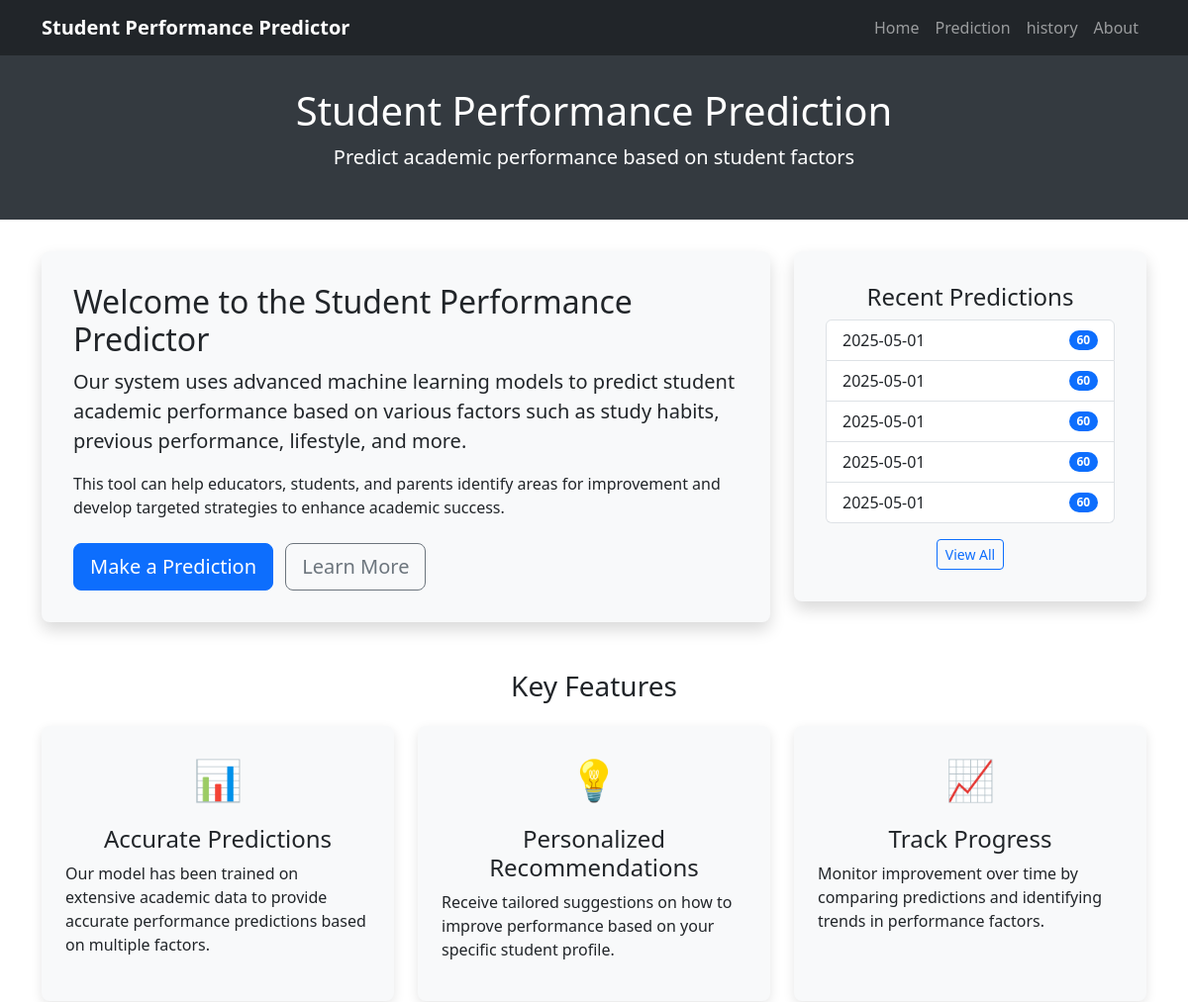
Page /home (upper part) on the earlier database version.
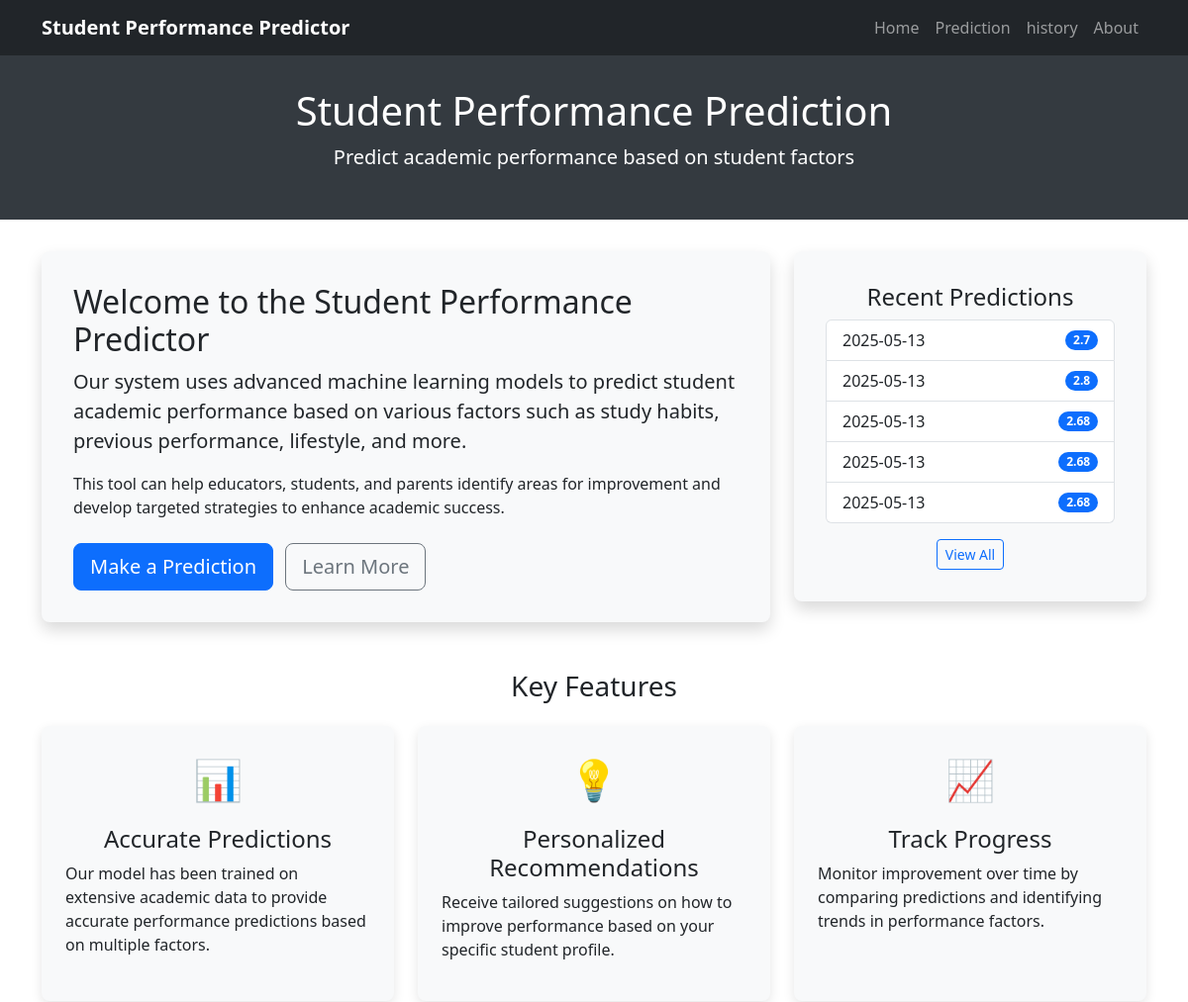
Same page on the later database version.
### market/models.py (models this page shows)
class Prediction(db.Model):
    id = db.Column(db.Integer, primary_key=True)
    Study_Hours_Per_Day = db.Column(db.Float, nullable=False)
    Extracurricular_Hours_Per_Day = db.Column(db.Float, nullable=False)
    Sleep_Hours_Per_Day = db.Column(db.Float, nullable=False)
    Social_Hours_Per_Day = db.Column(db.Float, nullable=False)
    Physical_Activity_Hours_Per_Day = db.Column(db.Float, nullable=False)
    GPA = db.Column(db.Float, nullable=False)
    Stress_Level = db.Column(db.String(10), nullable=False)
    Predicted_Score = db.Column(db.Float, nullable=False)
    Performance_Level = db.Column(db.String(20), nullable=False)
    Recommendation = db.Column(db.Text, nullable=False)
    date = db.Column(db.DateTime, default=datetime.utcnow)

### market/routes.py (the view)
@main_bp.route('/')
@main_bp.route('/home')
def home():
    recent_predictions = Prediction.query.order_by(Prediction.date.desc()).limit(5).all()
    return render_template('home.html', recent_predictions=recent_predictions)

### market/templates/home.html (shortened to what this page needs)
{% extends "layout.html" %}
{% block header_title %}Student Performance Prediction{% endblock %}
{% block header_subtitle %}Predict academic performance based on student factors{% endblock %}
{% block content %}
<div class="row mb-5">
    <div class="col-md-8">
        <div class="content-container">
            <h2>Welcome to the Student Performance Predictor</h2>
            <p class="lead">Our system uses advanced machine learning models to predict student academic performance based on various factors such as study habits, previous performance, lifestyle, and more.</p>
            <p>This tool can help educators, students, and parents identify areas for improvement and develop targeted strategies to enhance academic success.</p>
            <div class="mt-4">
                <a href="{{ url_for('main.predict_form') }}" class="btn btn-primary btn-lg">Make a Prediction</a>
                <a href="{{ url_for('main.about') }}" class="btn btn-outline-secondary btn-lg ms-2">Learn More</a>
            </div>
        </div>
    </div>
    <div class="col-md-4">
        <div class="content-container text-center">
            <h4>Recent Predictions</h4>
            {% if recent_predictions %}
                <ul class="list-group">
                    {% for prediction in recent_predictions %}
                        <li class="list-group-item d-flex justify-content-between align-items-center">
                            {{ prediction.date.strftime('%Y-%m-%d') }}
                            <span class="badge bg-primary rounded-pill">{{ prediction.Predicted_Score }}</span>
                        </li>
                    {% endfor %}
                </ul>
                <div class="mt-3">
                    <a href="{{ url_for('main.history') }}" class="btn btn-sm btn-outline-primary">View All</a>
                </div>
            {% else %}
                <p class="text-muted">No predictions made yet</p>
                <a href="{{ url_for('main.predict_form') }}" class="btn btn-sm btn-outline-primary">Make Your First Prediction</a>
            {% endif %}
        </div>
    </div>
</div>
<h3 class="text-center mb-4">Key Features</h3>
<div class="row mb-5">
    <div class="col-md-4 mb-4">
        <div class="feature-card bg-light">
            <div class="text-center text-primary feature-icon">📊</div>
            <h4 class="text-center">Accurate Predictions</h4>
            <p>Our model has been trained on extensive academic data to provide accurate performance predictions based on multiple factors.</p>
        </div>
    </div>
    <div class="col-md-4 mb-4">
        <div class="feature-card bg-light">
            <div class="text-center text-success feature-icon">💡</div>
            <h4 class="text-center">Personalized Recommendations</h4>
            <p>Receive tailored suggestions on how to improve performance based on your specific student profile.</p>
        </div>
    </div>
    <div class="col-md-4 mb-4">
        <div class="feature-card bg-light">
            <div class="text-center text-warning feature-icon">📈</div>
            <h4 class="text-center">Track Progress</h4>
            <p>Monitor improvement over time by comparing predictions and identifying trends in performance factors.</p>
        </div>
    </div>
</div>
{% endblock %}

Differences in the rows shown:
no longer on this page (row unchanged): Prediction: date "2025-05-01", Predicted_Score "60"
no longer on this page (row unchanged): Prediction: date "2025-05-01", Predicted_Score "60"
no longer on this page (row unchanged): Prediction: date "2025-05-01", Predicted_Score "60"
no longer on this page (row unchanged): Prediction: date "2025-05-01", Predicted_Score "60"
no longer on this page (row unchanged): Prediction: date "2025-05-01", Predicted_Score "60"
added Prediction: date "2025-05-13", Predicted_Score "2.7"
added Prediction: date "2025-05-13", Predicted_Score "2.8"
added Prediction: date "2025-05-13", Predicted_Score "2.68"
added Prediction: date "2025-05-13", Predicted_Score "2.68"
added Prediction: date "2025-05-13", Predicted_Score "2.68"
